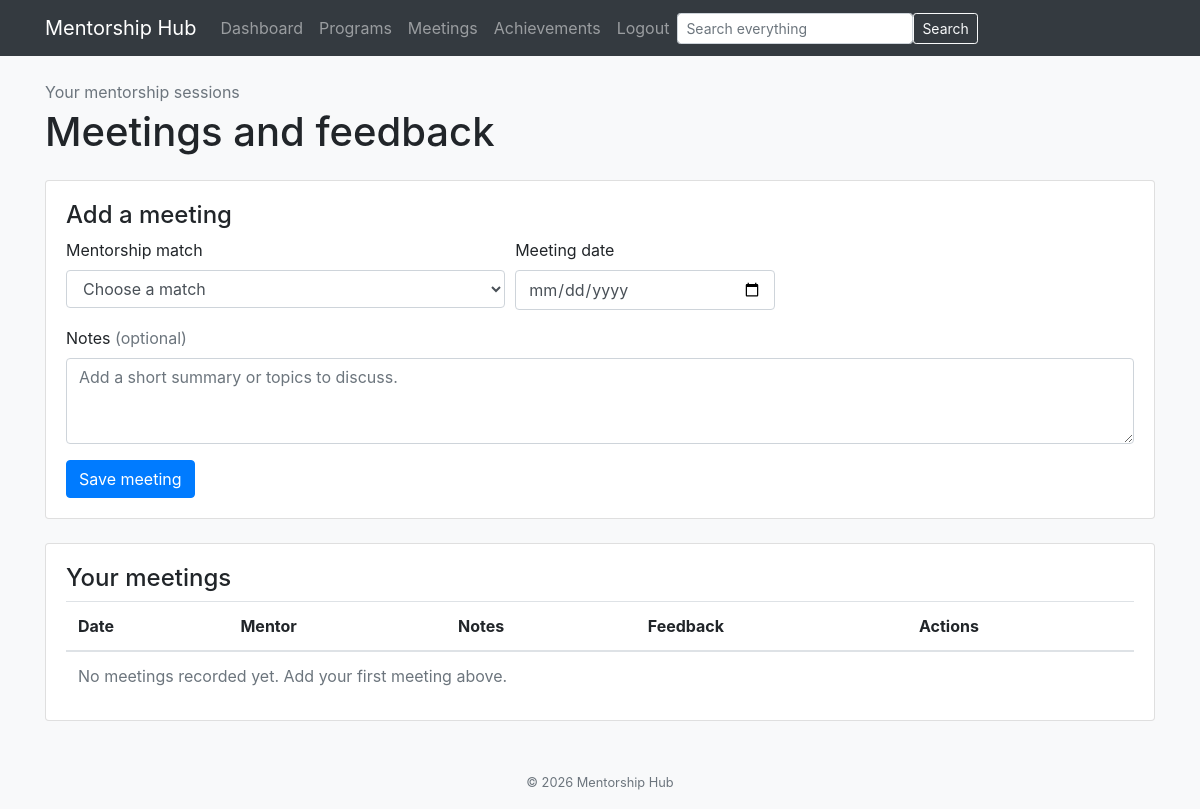
Page /meetings (signed in) on the earlier database version.
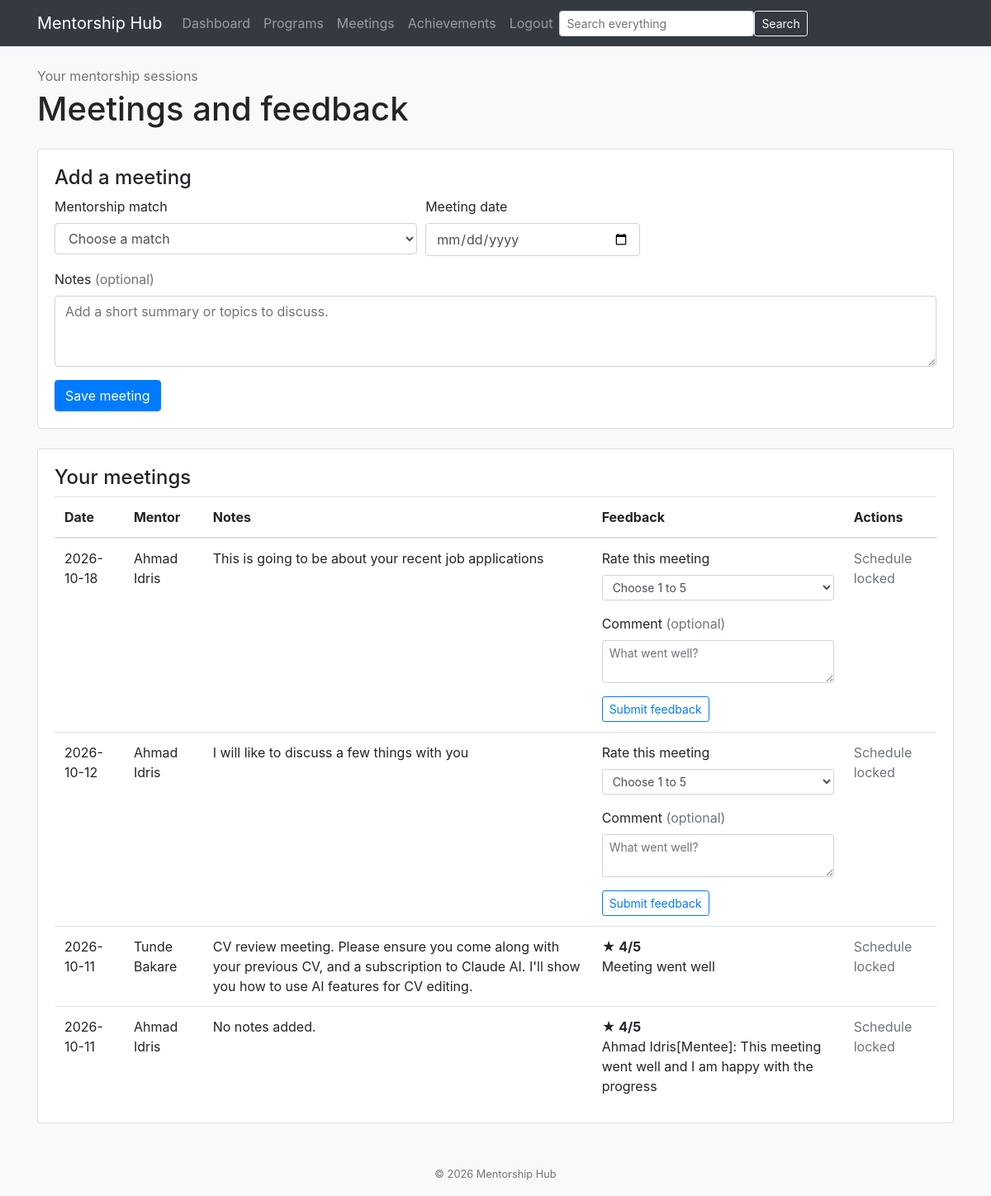
Same page on the later database version.
### tables this page shows
CREATE TABLE Mentor (
    MentorID INTEGER PRIMARY KEY AUTOINCREMENT,
    Name TEXT,
    Email TEXT,
    Expertise TEXT,
    JoinedAt TEXT DEFAULT CURRENT_TIMESTAMP
);

CREATE TABLE Meeting (
    MeetingID INTEGER PRIMARY KEY AUTOINCREMENT,
    MatchID INTEGER,
    MeetingDate TEXT,
    Notes TEXT
);

CREATE TABLE Feedback (
    FeedbackID INTEGER PRIMARY KEY AUTOINCREMENT,
    MeetingID INTEGER,
    Rating INTEGER,
    Comments TEXT,
    SubmittedAt TEXT DEFAULT CURRENT_TIMESTAMP
);

### app.py (the view)
@app.route('/meetings')
def meetings():
    if 'user_name' not in session:
        return redirect(url_for('login'))
    if session.get('user_type') not in ('Mentor', 'Mentee'):
        return redirect(url_for('dashboard'))
    conn = sqlite3.connect(DB_PATH)
    if session['user_type'] == 'Mentor':
        match_query = '''SELECT Match.MatchID, Mentee.Name, Program.ProgramName
                         FROM Match
                         INNER JOIN Mentee ON Match.MenteeID = Mentee.MenteeID
                         INNER JOIN Program ON Match.ProgramID = Program.ProgramID
                         WHERE Match.MentorID = ? ORDER BY Mentee.Name, Program.ProgramName'''
        meeting_query = '''SELECT Meeting.MeetingID, Meeting.MeetingDate, Mentee.Name, Meeting.Notes,
                                  Feedback.Rating, Feedback.Comments,
                                  CASE WHEN date(Meeting.MeetingDate) <= date('now') THEN 1 ELSE 0 END,
                                  CASE WHEN date(Meeting.MeetingDate) < date('now') OR Feedback.FeedbackID IS NOT NULL THEN 1 ELSE 0 END
                           FROM Meeting
                           INNER JOIN Match ON Meeting.MatchID = Match.MatchID
                           INNER JOIN Mentee ON Match.MenteeID = Mentee.MenteeID
                           LEFT JOIN Feedback ON Meeting.MeetingID = Feedback.MeetingID
                           WHERE Match.MentorID = ? ORDER BY Meeting.MeetingDate DESC'''
    else:
        match_query = '''SELECT Match.MatchID, Mentor.Name, Program.ProgramName
                         FROM Match
                         INNER JOIN Mentor ON Match.MentorID = Mentor.MentorID
                         INNER JOIN Program ON Match.ProgramID = Program.ProgramID
                         WHERE Match.MenteeID = ? ORDER BY Mentor.Name, Program.ProgramName'''
        meeting_query = '''SELECT Meeting.MeetingID, Meeting.MeetingDate, Mentor.Name, Meeting.Notes,
                                  Feedback.Rating, Feedback.Comments,
                                  CASE WHEN date(Meeting.MeetingDate) <= date('now') THEN 1 ELSE 0 END,
                                  CASE WHEN date(Meeting.MeetingDate) < date('now') OR Feedback.FeedbackID IS NOT NULL THEN 1 ELSE 0 END
                           FROM Meeting
                           INNER JOIN Match ON Meeting.MatchID = Match.MatchID
                           INNER JOIN Mentor ON Match.MentorID = Mentor.MentorID
                           LEFT JOIN Feedback ON Meeting.MeetingID = Feedback.MeetingID
                           WHERE Match.MenteeID = ? ORDER BY Meeting.MeetingDate DESC'''
    person_id = session['person_id']
    matches = conn.execute(match_query, (person_id,)).fetchall()
    meetings = conn.execute(meeting_query, (person_id,)).fetchall()
    edit_meeting_id = request.args.get('edit', type=int)
    if edit_meeting_id and not any(
        meeting[0] == edit_meeting_id and not meeting[7] for meeting in meetings
    ):
        edit_meeting_id = None
    conn.close()
    return render_template('meetings.html', meetings=meetings, matches=matches,
                           user_type=session['user_type'], edit_meeting_id=edit_meeting_id)

### templates/meetings.html (shortened to what this page needs)
{% extends "base.html" %}
{% block content %}
<div class="d-flex justify-content-between align-items-center mb-4">
    <div>
        <p class="text-muted mb-1">Your mentorship sessions</p>
        <h1 class="mb-0">Meetings and feedback</h1>
    </div>
</div>
<div class="card shadow-sm mb-4" id="new-meeting">
    <div class="card-body">
        <h2 class="h4">Add a meeting</h2>
        {% if matches %}
        <form method="post" action="{{ url_for('add_meeting') }}" class="form-row">
            <div class="form-group col-md-5">
                <label for="match_id">Mentorship match</label>
                <select class="form-control" id="match_id" name="match_id" required>
                    <option value="">Choose a match</option>
                </select>
            </div>
            <div class="form-group col-md-3">
                <label for="meeting_date">Meeting date</label>
                <input class="form-control" id="meeting_date" name="meeting_date" type="date" required>
            </div>
            <div class="form-group col-12">
                <label for="notes">Notes <span class="text-muted">(optional)</span></label>
                <textarea class="form-control" id="notes" name="notes" rows="3"
                          placeholder="Add a short summary or topics to discuss."></textarea>
            </div>
            <div class="col-12">
                <button class="btn btn-primary" type="submit">Save meeting</button>
            </div>
        </form>
        {% else %}
        <p class="text-muted mb-0">You need an assigned mentorship match before you can add a meeting.</p>
        {% endif %}
    </div>
</div>
<div class="card shadow-sm">
    <div class="card-body">
        <h2 class="h4">Your meetings</h2>
        <div class="table-responsive">
            <table class="table align-middle mb-0">
                <thead>
                    <tr>
                        <th>Date</th>
                        <th>{% if user_type == 'Mentor' %}Mentee{% else %}Mentor{% endif %}</th>
                        <th>Notes</th>
                        <th id="feedback">Feedback</th>
                        <th>Actions</th>
                    </tr>
                </thead>
                <tbody>
                    {% for meeting in meetings %}
                    <tr>
                        {% if edit_meeting_id == meeting[0] and not meeting[7] %}
                        <td colspan="5">
                            <form method="post" action="{{ url_for('edit_meeting', meeting_id=meeting[0]) }}">
                                <div class="form-row align-items-end">
                                    <div class="form-group col-md-3">
                                        <label for="edit-date-{{ meeting[0] }}">Meeting date</label>
                                        <input class="form-control" id="edit-date-{{ meeting[0] }}"
                                               name="meeting_date" type="date" value="{{ meeting[1] }}" required>
                                    </div>
                                    <div class="form-group col-md-6">
                                        <label for="edit-notes-{{ meeting[0] }}">Notes</label>
                                        <textarea class="form-control" id="edit-notes-{{ meeting[0] }}"
                                                  name="notes" rows="2">{{ meeting[3] or '' }}</textarea>
                                    </div>
                                    <div class="form-group col-md-3">
                                        <button class="btn btn-primary" type="submit">Save changes</button>
                                        <a class="btn btn-outline-secondary"
                                           href="{{ url_for('meetings') }}">Cancel</a>
                                    </div>
                                </div>
                            </form>
                        </td>
                        {% else %}
                        <td>{{ meeting[1] }}</td>
                        <td>{{ meeting[2] }}</td>
                        <td>{{ meeting[3] or 'No notes added.' }}</td>
                        <td>
                            {% if meeting[4] %}
                            <strong>&#9733; {{ meeting[4] }}/5</strong>
                            {% if meeting[5] %}<br><span>{{ meeting[5] }}</span>{% endif %}
                            {% elif user_type == 'Mentee' and meeting[6] %}
                            <form method="post" action="{{ url_for('add_feedback', meeting_id=meeting[0]) }}">
                                <div class="form-group">
                                    <label for="rating-{{ meeting[0] }}">Rate this meeting</label>
                                    <select class="form-control form-control-sm" id="rating-{{ meeting[0] }}"
                                        name="rating" required>
                                        <option value="">Choose 1 to 5</option>
                                    </select>
                                </div>
                                <div class="form-group">
                                    <label for="comments-{{ meeting[0] }}">
                                        Comment <span class="text-muted">(optional)</span>
                                    </label>
                                    <textarea class="form-control form-control-sm"
                                              id="comments-{{ meeting[0] }}" name="comments" rows="2"
                                              placeholder="What went well?"></textarea>
                                </div>
                                <button class="btn btn-sm btn-outline-primary" type="submit">Submit feedback</button>
                            </form>
                            {% elif user_type == 'Mentee' %}
                            <span class="text-muted">Available after the meeting</span>
                            {% else %}
                            <span class="text-muted">Not submitted</span>
                            {% endif %}
                        </td>
                        <td>
                            {% if not meeting[7] %}
                            <a class="btn btn-sm btn-outline-primary mb-1"
                               href="{{ url_for('meetings', edit=meeting[0]) }}">Edit</a>
                               <form method="post" action="{{ url_for('delete_meeting', meeting_id=meeting[0]) }}"
                                  onsubmit="return confirm('Delete this meeting and its feedback?');">
                                <button class="btn btn-sm btn-outline-danger" type="submit">Delete</button>
                            </form>
                            {% else %}
                            <span class="text-muted">Schedule locked</span>
                            {% endif %}
                        </td>
                        {% endif %}
                    </tr>
                    {% else %}
                    <tr>
                        <td colspan="5" class="text-muted">No meetings recorded yet. Add your first meeting above.</td>
                    </tr>
                    {% endfor %}
                </tbody>
            </table>
        </div>
    </div>
</div>
{% endblock %}

### templates/base.html (shortened to what this page needs)
<!DOCTYPE html>
<html lang="en">
<head>
    <link href="{{ url_for('static', filename='css/bootstrap.min.css') }}" rel="stylesheet">
</head>
<body class="bg-light">
    <nav class="navbar navbar-expand-lg navbar-dark bg-dark">
        <div class="container">
            <a class="navbar-brand" href="{{ url_for('dashboard') }}">Mentorship Hub</a>
            <div class="collapse navbar-collapse" id="navMenu">
                <ul class="navbar-nav ms-auto">
                    <li class="nav-item">
                        <a class="nav-link" href="{{ url_for('dashboard') }}">Dashboard</a>
                    </li>
                    <li class="nav-item">
                        <a class="nav-link" href="{{ url_for('programs') }}">Programs</a>
                    </li>
                    <li class="nav-item">
                        <a class="nav-link" href="{{ url_for('meetings') }}">Meetings</a>
                    </li>
                    <li class="nav-item">
                        <a class="nav-link" href="{{ url_for('achievements') }}">Achievements</a>
                    </li>
                    <li class="nav-item">
                        <a class="nav-link" href="{{ url_for('logout') }}">Logout</a>
                    </li>
                </ul>
                {% if session.get('user_name') %}
                <form class="d-flex my-2 my-lg-0 ms-lg-3" role="search" method="get" action="{{ url_for('search') }}">
                    <input class="form-control form-control-sm me-2" type="search" name="q"
                           value="{{ request.args.get('q', '') }}" placeholder="Search everything" aria-label="Search" required>
                    <button class="btn btn-sm btn-outline-light" type="submit">Search</button>
                </form>
                {% endif %}
            </div>
        </div>
    </nav>
    <main class="container mt-4 mb-5">
        {% block content %}{% endblock %}
    </main>
    <footer class="text-center text-muted mt-5 mb-3">
        <small>&copy; 2026 Mentorship Hub</small>
    </footer>
</body>
</html>

Differences in the rows shown:
added Mentor: MeetingDate "2026-10-18", Name "Ahmad Idris", Notes "This is going to be about your recent job applications", comments "What went well?", MeetingDate "2026-10-12", Notes "I will like to discuss a few things with you"
added Feedback: MeetingDate "2026-10-11", Name "Tunde Bakare", Notes "CV review meeting. Please ensure you come along with your previous CV, and a subscription to Claude AI. I'll show you how to use AI features for CV editing.", Rating "4", Comments "Meeting went well"
added Feedback: MeetingDate "2026-10-11", Name "Ahmad Idris", Notes "No notes added.", Rating "4", Comments "Ahmad Idris[Mentee]: This meeting went well and I am happy with the progress"
Other differences:
text no longer shown: "No meetings recorded yet. Add your first meeting above."
